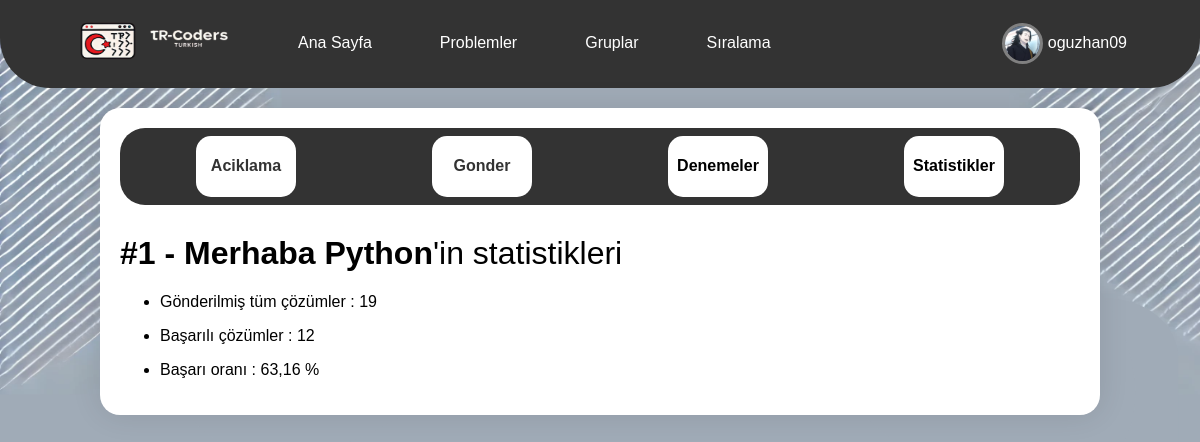
The page /problems/detail/1/statistics (signed in) on the database its author committed.
### users/models.py (models this page shows, shortened)
class UserProfile(models.Model):
    TAG_CHOICES = [
        ('newbie', 'Newbie'),
        ('skilled', 'Skilled'),
        ('admin', 'Admin'),
        ('professional', 'Professional'),
    ]
    user=models.ForeignKey(User,on_delete=models.CASCADE,related_name="profiles")
    profile_photo=models.ImageField(upload_to=user_directory_path,default='default/default_pfp.jpg')
    tag = models.CharField(max_length=20, choices=TAG_CHOICES, default='newbie')
    first_join_date=models.DateTimeField(auto_now=True)
    solved_problem_count = models.PositiveIntegerField(default=0)
    class Meta:
        verbose_name_plural="Kullanici bilgileri"

### problems/models.py (models this page shows, shortened)
class Problem(models.Model):
    choices=[
        ('-','Belirlenmemis'),
        ('kolay','Kolay'),
        ('orta','Orta'),
        ('zor','Zor'),
    ]
    title=models.CharField(max_length=60)
    title_en=models.CharField(max_length=60,help_text="Title in Engish",blank=True)
    title_az=models.CharField(max_length=60,help_text="Azerbaycan dilinde basliq",blank=True)
    statement=RichTextField(max_length=1000)
    statement_en = RichTextField(max_length=1000, help_text="Statement in English",blank=True)
    statement_az = RichTextField(max_length=1000, help_text="Statement in Azerbaijani",blank=True)
    difficulty=models.CharField(max_length=20,choices=choices,default='-')

### problems/views.py (the view)
# urls.py: path('detail/<int:problem_id>/statistics',problem_stats,name='problem_stats'),
@login_required(login_url="/users/login")
def problem_stats(request,problem_id):
    problem=get_object_or_404(Problem,id=problem_id)
    user=UserProfile.objects.filter(user__username=request.user.username)
    attempts=Solution.objects.filter(problem=problem)
    successed=Solution.objects.filter(problem=problem,is_correct=True)
    success_rate=round(len(successed)/len(attempts)*100,2)
    return render(request,'problems/statistics.html',context={'problem':problem,'profile':user[0],'attempts_count':len(attempts),'successed':len(successed),'success_rate':success_rate})

### templates/problems/statistics.html (shortened to what this page needs)
<!DOCTYPE html>
<html lang="tr">
{% load static %}
<head>
    <ul class="navbar">
        <li style="float:left" class="li1"><a href="{% url 'index:index' %}" ><img src="{% static 'img/Logo2.png' %}" width="200" height="60"></a></li>
        <li class="li2"><a href="{% url 'postlar:post_lister' %}" style="padding: 16px 16px">Ana Sayfa</a></li>
        <li class="li3"><a href="{% url 'problems:all_problems' %}" style="padding: 16px 16px">Problemler</a></li>
        <li class="li4" style="float: right;">
            {% if user.is_authenticated %}
              <div style="display: flex;justify-content: space-between;padding: 5px;">
                <img src="{{ profile.profile_photo.url }}" style="border-radius: 50%;width: 35px;height: 35px;object-fit: cover;border:3px solid grey ;">
                <a href="{% url 'users:profile_viewer' user.username %}"  style="margin-top: 11px;margin-left: 5px;">{{ user.username }}</a>
              </div>
            {% else %}
               <a href="{% url 'users:signup' %}" style="padding: 16px 16px;">Kayıt ol</a>
            {% endif %}
        </li>
        <li class="li5"><a href="{% url 'groups:all_groups' %}" style="padding: 16px 16px">Gruplar</a></li>
        <li class="li6"><a href="{% url 'rankings:ranking' %}" style="padding: 16px 16px">Sıralama</a></li>
    </ul>
</head>
<body>
    <div class="container">
        <div style=" margin-bottom: 30px; background-color: #333;border-radius: 25px;text-align: center;padding: 8px;display: flex;justify-content: space-around;">
            <a href="{% url 'problems:problem_detail' problem.pk %}" style="text-decoration: none;background-color: white;color: #333; border-radius: 15px;width: 100px;text-align: center;height: auto;"><h4>Aciklama</h4></a>
            <a href="{% url 'problems:submit_solution' problem_id=problem.id %}" style="text-decoration: none;background-color: white;color: #333; border-radius: 15px;width: 100px;text-align: center;height: auto;"><h4>Gonder</h4></a>
            <a href="{% url 'problems:problem_attempts' problem_id=problem.id %}" style="text-decoration: none;background-color: white;color: black; border-radius: 15px;width: 100px;text-align: center;height: auto;"><h4>Denemeler</h4></a>
            <a href="{% url 'problems:problem_stats' problem_id=problem.id %}"  style="text-decoration: none;background-color: white;color: black; border-radius: 15px;width: 100px;text-align: center;height: auto;"><h4>Statistikler</h4></a>
        </div>
        <h1 style="font-weight: normal;"><b>#{{problem.pk}} - {{problem.title}}</b>'in statistikleri</h1>
        <ul>
        <li><p>Gönderilmiş tüm çözümler : {{attempts_count}}</p></li>
        <li><p>Başarılı çözümler : {{successed}}</p></li>
        <li><p>Başarı oranı : {{success_rate}} %</p></li>
        </ul>
    </div>
</body>
</html>

### rows shown on the page
UserProfile: profile_photo (picture)
Problem: pk "1", title "Merhaba Python"

### other values the page prints
{{ user.username }} "oguzhan09"
{{ attempts_count }} "19"
{{ successed }} "12"
{{ success_rate }} "63,16"
